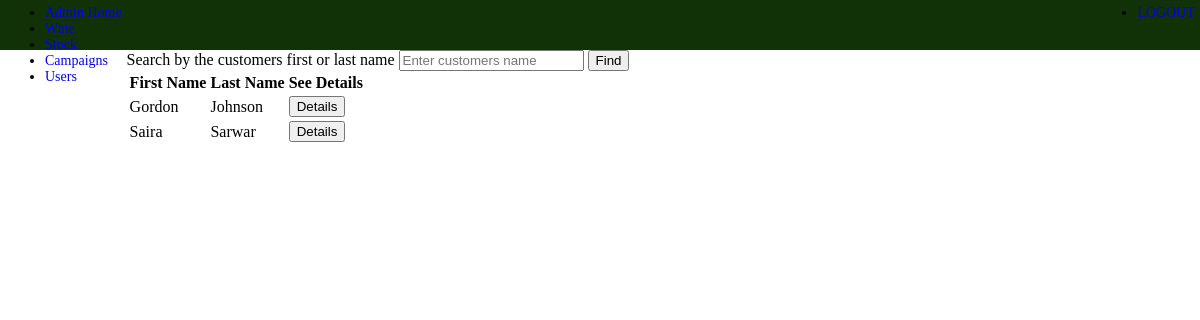
Screenshot of /admin/aUser.php (signed in) with the database file from the repository.
### tables this page shows
CREATE TABLE IF NOT EXISTS `customer` (
  `customer_id` int(11) NOT NULL,
  `first_name` varchar(100) NOT NULL,
  `last_name` varchar(100) NOT NULL,
  `phone_number` varchar(15) DEFAULT NULL,
  `email_address` varchar(255) NOT NULL,
  `password` varchar(255) NOT NULL,
  `access` int(11) NOT NULL DEFAULT '0',
  `address_id_fk` int(11) NOT NULL
);

### Database/db_Read.php (called while the page is built, shortened)
<?php
    function getAllUsers() {
        global $pdo;
        $statement = $pdo->prepare('SELECT * FROM customer ORDER BY last_name ASC');
        $statement->execute();
        $result = $statement->fetchAll(PDO::FETCH_CLASS, 'Customer');
        return $result;
    }
?>

### admin/Controllers/aUser_controller.php (called while the page is built, shortened)
<?php
require_once ("../Model/m_customer.php");
if (isset($_GET["aCode"])) {
    if ($_GET['aCode'] == "search") {
        $name = "%" . $_GET['customer_name'] . "%";
        $customers = [];
        $customers = searchCustomerByName($name);
    } elseif ($_GET['aCode'] == 'order_details') {
        $order_lines = [];
        $order_lines = getOrderLinesByOrderId($_GET['id']);
    }
} else {
    $customers = getAllUsers();
}
?>

### Model/m_customer.php (called while the page is built, shortened)
<?php
    class Customer implements JsonSerializable {
        public function __get($name) {
            return $this->$name;
        }
    }
?>

### admin/aUser.php (the view, shortened to what this page needs)
<?php require_once ('Includes/header.php'); ?>
<?php require_once ('Controllers/aUser_controller.php'); ?>
    <?php if (isset($_POST['aCode']) && $_POST['aCode'] == 'details'): ?>
        <h2>Customer Details</h2>
        <table>
            <tr>
                <th>First Name : </th>
                <td><?= $customer[0]->first_name ?></td>
            </tr>
            <tr>
                <th>Last Name : </th>
                <td><?= $customer[0]->last_name ?></td>
            </tr>
            <tr>
                <th>Phone Number : </th>
                <td><?= $customer[0]->phone_number ?></td>
            </tr>
            <tr>
                <th>Email Address : </th>
                <td><?= $customer[0]->email_address ?></td>
            </tr>
            <tr>
                <th>Reset Password : </th>
                <td>
                    <form method="post" action="aUser.php">
                        <input type="hidden" name="aCode" value="email_reset">
                        <input type="hidden" name="id" value="<?= $customer[0]->customer_id ?>">
                        <input type="hidden" name="name" value="<?= $customer[0]->first_name ?> <?= $customer[0]->last_name ?>">
                        <input type="hidden" name="email" value="<?= $customer[0]->email_address ?>">
                        <input type="submit" value="Reset Password">
                    </form>
                </td>
            </tr>
            <tr>
                <th>Administrator : </th>
                <td>
                    <form method="post" action="aUser.php">
                        <input type="checkbox" name="admin" <?= ($customer[0]->access == 111078) ? "checked" : "" ?>>
                        <input type="hidden" name="aCode" value="set_admin">
                        <input type="hidden" name="id" value="<?= $customer[0]->customer_id ?>">
                        <input type="submit" value="Make Admin" <?= ($customer[0]->customer_id == $_SESSION['Customer']) ? 'disabled' : '' ?>>
                    </form>
                </td>
            </tr>
        </table>
        <br>
        <h2>Customer Address</h2>
        <table>
            <tr>
                <th>Door Number : </th>
                <td><?= $address[0]->door_number_name ?></td>
            </tr>
            <tr>
                <th>Street Name : </th>
                <td><?= $address[0]->street_name ?></td>
            </tr>
            <tr>
                <th>City : </th>
                <td><?= $address[0]->city ?></td>
            </tr>
            <tr>
                <th>County : </th>
                <td><?= $address[0]->county ?></td>
            </tr>
            <tr>
                <th>Post Code : </th>
                <td><?= $address[0]->post_code ?></td>
            </tr>
        </table>
        <br>
        <h2>Customer Orders</h2>
        <table>
            <tr>
                <th>Order Number</th>
                <th>Order Date</th>
                <th>Total Value</th>
                <th>View Details</th>
            </tr>
            <?php foreach ($orders as $order): ?>
            <tr>
                <td><?= $order->customer_order_id ?></td>
                <td><?= $order->order_date ?></td>
                <td><?= $order->total_value ?></td>
                <td>
                    <form method="get" action="aUser.php">
                        <input type="hidden" name="aCode" value="order_details">
                        <input type="hidden" name="id" value="<?= $order->customer_order_id ?>">
                        <input type="submit" value="View Order">
                    </form>
                </td>
            </tr>
            <?php endforeach; ?>
        </table>
    <?php else: ?>
        <form method="get" action="aUser.php">
            <label for="customer_name">Search by the customers first or last name</label>
            <input type="text" name="customer_name" placeholder="Enter customers name" >
            <input type="submit" value="Find"/>
        </form>
        <table>
            <tr>
                <th>First Name</th>
                <th>Last Name</th>
                <th>See Details</th>
            </tr>
        <?php foreach ($customers as $user): ?>
            <tr>
                <td><?= $user->first_name ?></td>
                <td><?= $user->last_name ?></td>
                <td>
                    <form method="post" action="aUser.php">
                        <input type="submit" value="Details">
                    </form>
                </td>
            </tr>
        <?php endforeach; ?>
        </table>
    <?php endif;?>
<?php require_once ('Includes/footer.php'); ?>

### Style/main.css (style rules this page uses)
* { box-sizing: border-box; }
body { width: 100%; height: 100%; margin: 0px; padding: 0px; }

### rows the page displays
customer: first_name "Gordon", last_name "Johnson"
customer: first_name "Saira", last_name "Sarwar"
